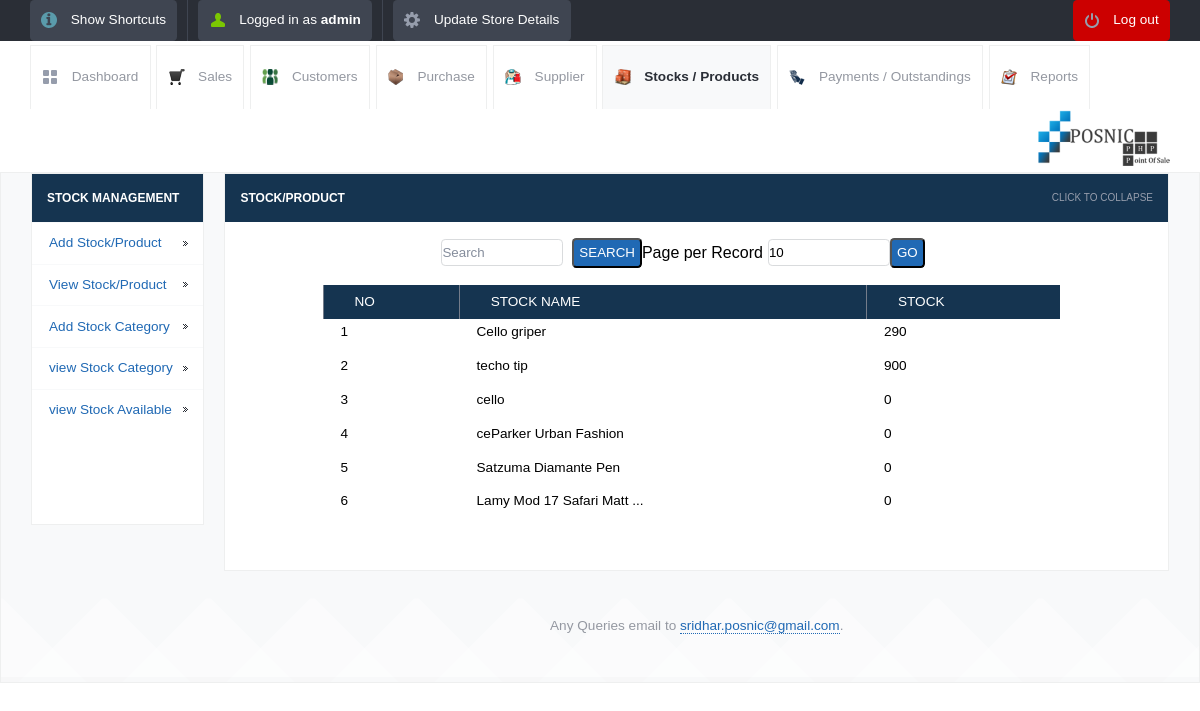
Page /view_stock_availability.php (signed in) on the committed database.
### tables this page shows
CREATE TABLE IF NOT EXISTS `stock_avail` (
  `id` int(10) unsigned NOT NULL AUTO_INCREMENT,
  `name` varchar(120) NOT NULL,
  `quantity` int(10) unsigned NOT NULL,
  PRIMARY KEY (`id`)
);

### config.php (called while the page is built)
<?php $config["database"] = "Integral"; $config["host"]= "localhost";$config["username"]= "homestead"; $config["password"]= "secret";?>

### lib/db.class.php (called while the page is built, shortened)
<?php
  class DB
  {
    var $connection;
    function DB($base, $server, $user, $pass)
    {
      $this->connection = mysqli_connect($server, $user, $pass,"Integral",33060);
    }
    function queryUniqueValue($query, $debug = -1)
    {
      $query = "$query LIMIT 1";
      $result = mysqli_query($this->connection,$query) or $this->debugAndDie($query);
      $line = mysqli_fetch_row($result);
      return $line[0];
    }
    function getMicroTime()
    {
      list($msec, $sec) = explode(' ', microtime());
      return floor($sec / 1000) + $msec;
    }
  }
?>

### init.php (called while the page is built, shortened)
<?php
	include("lib/db.class.php");
	$db = new DB($config['database'], $config['host'], $config['username'], $config['password']);
?>

### view_stock_availability.php (the view, shortened to what this page needs)
<?php
include_once("init.php");
?>
<!DOCTYPE html>
<html lang="en">
<head>
	<link rel="stylesheet" href="css/style.css">
	<?php include_once("tpl/common_js.php"); ?>
</head>
<body>
	<?php include_once("tpl/top_bar.php"); ?>
	<div id="header-with-tabs">
		<div class="page-full-width cf">
			<ul id="tabs" class="fl">
				<li><a href="dashboard.php" class="dashboard-tab">Dashboard</a></li>
				<li><a href="view_sales.php" class="sales-tab">Sales</a></li>
				<li><a href="view_customers.php" class=" customers-tab">Customers</a></li>
				<li><a href="view_purchase.php" class="purchase-tab">Purchase</a></li>
				<li><a href="view_supplier.php" class=" supplier-tab">Supplier</a></li>
				<li><a href="view_product.php" class="active-tab stock-tab">Stocks / Products</a></li>
				<li><a href="view_payments.php" class="payment-tab">Payments / Outstandings</a></li>
				<li><a href="view_report.php" class="report-tab">Reports</a></li>
			</ul>
			<a href="#" id="company-branding-small" class="fr"><img src="<?php if(isset($_SESSION['logo'])) { echo "upload/".$_SESSION['logo'];}else{ echo "upload/posnic.png"; } ?>" alt="Point of Sale" /></a>
		</div>
	</div>
	<div id="content">
		<div class="page-full-width cf">
			<div class="side-menu fl">
				<h3>Stock Management</h3>
				<ul>
					<li><a href="add_stock.php">Add Stock/Product</a></li>
					<li><a href="view_product.php">View Stock/Product</a></li>
					<li><a href="add_category.php">Add Stock Category</a></li>
					<li><a href="view_category.php">view Stock Category</a></li>
					<li><a href="view_stock_availability.php">view Stock Available</a></li>
				</ul>
				      <div style="background: #ffffff">
<ins class="adsbygoogle"
     style="display:inline-block;width:120px;height:90px"
     data-ad-client="ca-pub-5212135413309920"
     data-ad-slot="3677012951"></ins>
                                </div>
			</div>
			<div class="side-content fr">
				<div class="content-module">
					<div class="content-module-heading cf">
						<h3 class="fl">Stock/Product</h3>
						<span class="fr expand-collapse-text">Click to collapse</span>
					</div>
						<div class="content-module-main cf">
					<table >
<form action="" method="post" name="search" >
    <input name="searchtxt" type="text" class="round my_text_box" placeholder="Search" style="margin-left: 200px" >
&nbsp;&nbsp;<input name="Search" type="submit" class="my_button round blue   text-upper" value="Search">
</form>
 <form action="" method="get" name="limit_go">
    Page per Record<input name="limit" type="text" class="round my_text_box" id="search_limit" style="margin-left:5px;" value="<?php if(isset($_GET['limit'])) echo $_GET['limit']; else echo "10"; ?>" size="3" maxlength="3">
    <input name="go"  type="button" value="Go" class=" round blue my_button  text-upper" onclick="return confirmLimitSubmit()">
</form>
<form name="deletefiles" action="delete.php" method="post">
					<table>
		<?php
	$limit = 10;
	$page = $_GET['page'];
	if($page)
		$start = ($page - 1) * $limit;
	else
		$start = 0;
	$sql = "SELECT * FROM stock_avail LIMIT $start, $limit ";
	$result = mysql_query($sql);
	if ($page == 0) $page = 1;
	$pagination = "";
?>
							<tr>
								<td>&nbsp;</td>
                                                                <th>No</th>
								<th>Stock Name</th>
								<th>Stock</th>
								<td>&nbsp;</td><td>&nbsp;</td>
							</tr>
<?php $i=1; $no=$page-1; $no=$no*$limit;
while($row = mysql_fetch_array($result))
{
 ?>
	<tr>
            <td>&nbsp;</td>
   <td> <?php echo $no+$i; ?></td>
   <td><?php echo $row['name']; ?></td>
   <td> <?php $quantity = $db->queryUniqueValue("SELECT quantity FROM stock_avail WHERE name='".$row['name']."'"); echo $quantity; ?></td>
   <td>&nbsp;</td><td>&nbsp;</td>
</tr>
<?php $i++; } ?>
 <tr>
       <td align="center"><div style="margin-left:20px;"><?php echo $pagination; ?></div></td>
      </tr>
</table>
</form>
		</div>
	</div>
		<div id="footer">
		<p>Any Queries email to <a href="mailto:sridhar.posnic@gmail.com?subject=Stock%20Management%20System">sridhar.posnic@gmail.com</a>.</p>
	</div>
</body>
</html>

### css/style.css (style rules this page uses)
*, html, body, div, dl, dt, dd, ul, ol, li, h1, h2, h3, h4, h5, h6, pre, form, label, fieldset, input, p, blockquote, th, td { margin: 0; padding: 0; }
table { border-collapse: collapse; border-spacing: 0; }
fieldset, img { border: 0; }
address, caption, cite, code, dfn, em, strong, th, var { font-style: normal; font-weight: normal; }
caption, th { text-align: left; }
h1, h2, h3, h4, h5, h6 { font-weight: normal; }
a img { border: none; }
a { text-decoration: none; }
body { font-size: 1em; }
.cf:before, .cf:after { content: ""; display: table; }
.cf:after { clear:both; }
.cf { zoom: 1; }
.round { border-radius: 0.3125em; -moz-border-radius: 0.3125em; -webkit-border-radius: 0.3125em; }
p { margin-bottom: 1.25em; color: #9498a1; }
.fl { float: left; }
.fr { float: right; }
h1, h2, h3, h4, h5, h6 { margin-bottom: 0.625em; }
body, form { font-family: "Droid Sans", Helvetica, Arial, sans-serif; line-height: 1.125em; }
p, .button, form input, ul#nav li ul, ul#tabs, div.side-menu ul li a, table, .information-box, .confirmation-box, .error-box, .error-message, .warning-box, ol, .regular-ul, .custom-ul, blockquote, cite { font-size: 0.85em; }
div.content-module-heading span { font-size: 0.625em; }
h3 { font-size: 0.75em; }
a { color: #2069b4; }
p a, p a:hover { border-bottom: 1px dotted; }
.blue { background-color: #2069b4; color: white; }
.my_text_box { border: 1px solid #D9DBDD; width:120px; height:25px; }
.my_button { height:30px; padding: 0px 5px 0px 5px; }
.page-full-width { padding: 0 1.875em; }
.text-upper { text-transform: uppercase; }
div#header-with-tabs { padding:0.25em 0 0; }
a#company-branding-small img { height: 60px; }
ul#tabs { list-style-type: none; }
ul#tabs li { float: left; }
ul#tabs li a { border: 1px solid #eeefef; border-bottom: none; padding: 1.666em 0.833em; margin: 0 0.416em -1px 0; display: block; color: #9498a1; }
ul#tabs li a.dashboard-tab { background: transparent url('../images/tab-dashboard.png') no-repeat 0.833em center ; padding-left: 3em; }
ul#tabs li a.sales-tab { background: transparent url('../images/sales-icon.png') no-repeat 0.833em center ; padding-left: 3em; }
ul#tabs li a.customers-tab { background: transparent url('../images/customer-icon.png') no-repeat 0.833em center ; padding-left: 3em; }
ul#tabs li a.purchase-tab { background: transparent url('../images/purchase-icon.png') no-repeat 0.833em center ; padding-left: 3em; }
ul#tabs li a.supplier-tab { background: transparent url('../images/supplier-icon.png') no-repeat 0.833em center ; padding-left: 3em; }
ul#tabs li a.stock-tab { background: transparent url('../images/stock-icon.png') no-repeat 0.833em center ; padding-left: 3em; }
ul#tabs li a.payment-tab { background: transparent url('../images/payment-icon.png') no-repeat 0.833em center ; padding-left: 3em; }
ul#tabs li a.report-tab { background: transparent url('../images/report-icon.png') no-repeat 0.833em center ; padding-left: 3em; }
ul#tabs li a.active-tab, ul#tabs li a.active-tab:hover { background-color: #f8f9fa; font-weight: bold; color: #2a2e36; }
table { width: 100%; margin-bottom: 1.25em; }
table th { background-color: #153450; color: white; text-transform: uppercase; padding: 0.55em .7em 0.55em 2.25em; border-left: 1px solid #747c8a; }
table tbody td { padding: 0.33em 0 0.833em 1.25em; }
div#content { background: #f8f9fa url('../images/artwork-pattern.png') repeat-x left bottom; border: 1px solid #eeefef; padding: 0em ; }
div.side-menu { background: #153450; border: 1px solid #eeefef; width: 15%; margin-bottom: 1em; }
div.side-menu h3 { text-transform: uppercase; font-weight: bold; margin: 1.25em; color: white; }
div.side-menu ul { list-style-type: none; }
div.side-menu ul li a { padding: 0.833em 1.25em; border-top: 1px solid #f8f9fa; display: block; background: white url('../images/menu-dark-indicator.png') no-repeat right center; }
div.side-content { width: 83%; }
div.content-module { background: white; margin-bottom: 1em; border: 1px solid #eeefef; }
div.content-module-heading { background: #153450; cursor: pointer; }
div.content-module-heading h3 { text-transform: uppercase; color: white; font-weight: bold; margin: 1.25em; }
div.content-module-heading span { color: #969dac; text-transform: uppercase; margin: 1.5em; }
div.content-module-main { padding: 1em; }
div#footer { text-align: center; padding: 1.875em 0; }

### rows in the picture
stock_avail: i "1", name "Cello griper", quantity "290"
stock_avail: i "2", name "techo tip", quantity "900"
stock_avail: i "3", name "cello", quantity "0"
stock_avail: i "4", name "ceParker Urban Fashion", quantity "0"
stock_avail: i "5", name "Satzuma Diamante Pen", quantity "0"
stock_avail: i "6", name "Lamy Mod 17 Safari Matt ...", quantity "0"

### other values in the picture
$POSNIC['username'] "admin"
